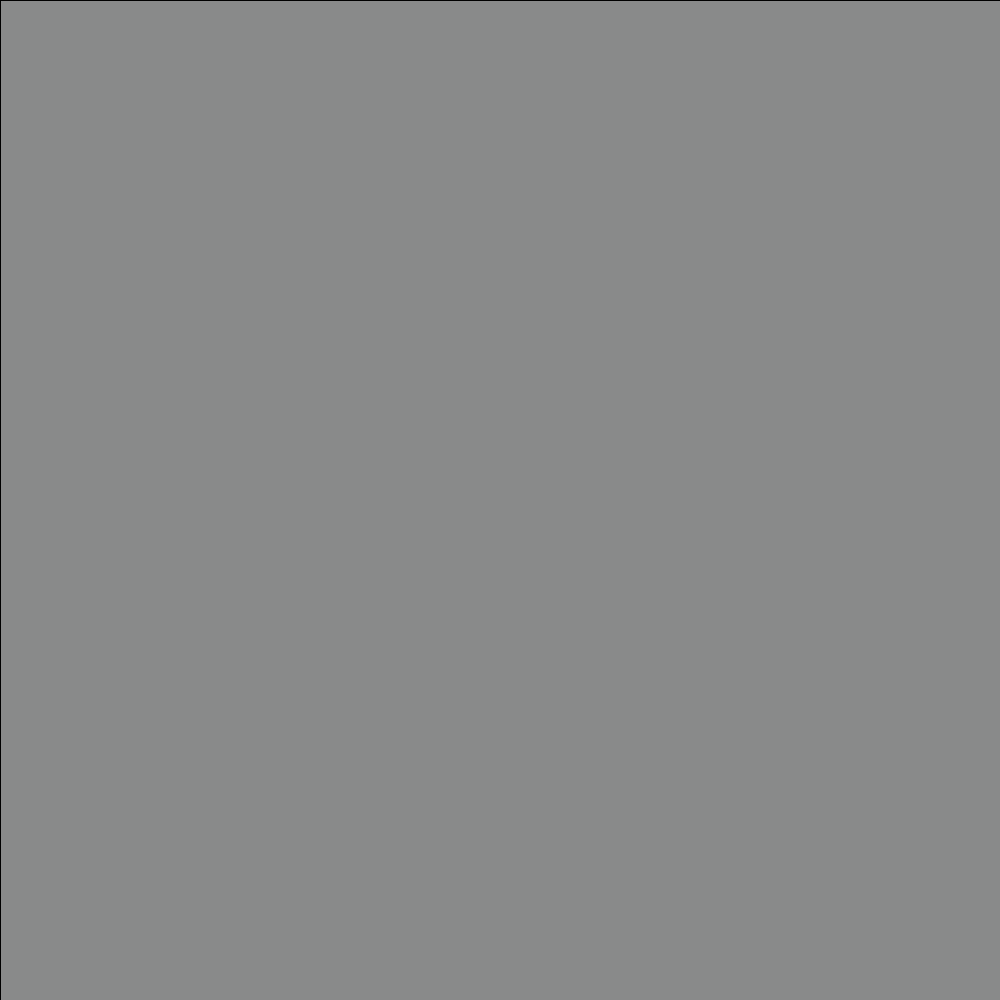
Frame 1 (no input)
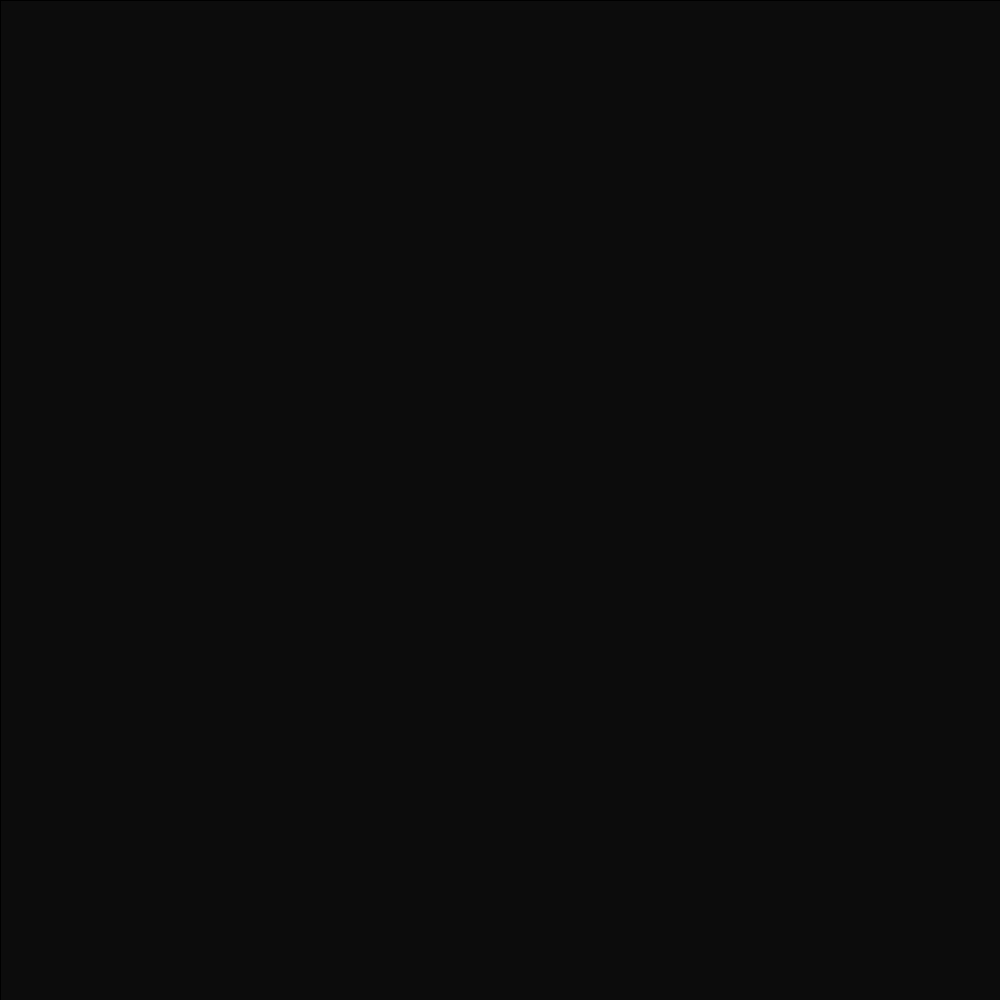
Frame 60 (the mouse pressed at the canvas centre just before this capture)
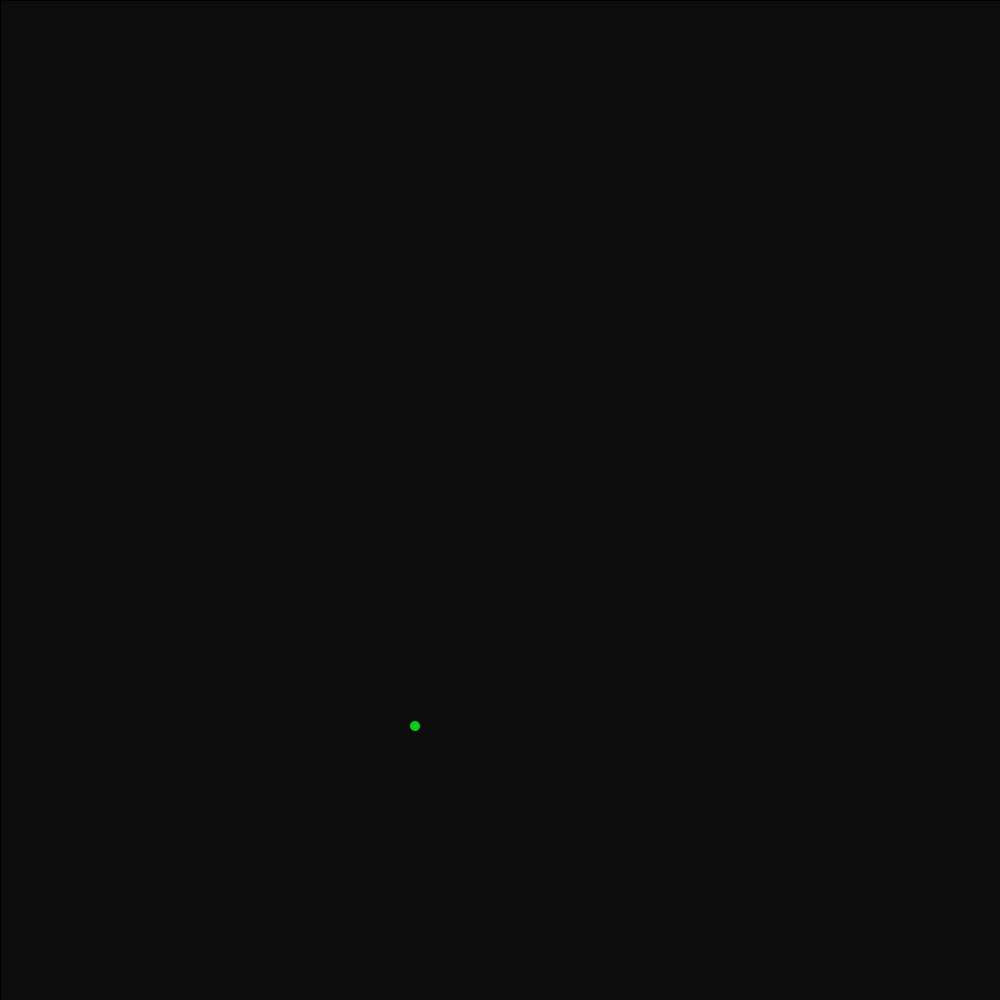
Frame 120 (the mouse held since frame 60 and released just before this capture)

The Processing sketch that drew these frames (run headless with seeded random() and noise(); from frame 60 on, the mouse is pressed at the canvas centre):

// Processing sketch: magic_worms
// ── magic_worms.pde
int d = 0;
void setup(){
size (1000, 1000);
background(#8F9090);
}
void draw(){
 makeMagical();
 for(int i = 0; i < 300; i++){

   float x = (int)random(100000);
   float y = (int)random(100000);
    fill(#00FF1F);
    noStroke();
   ellipse(y, x, 10, 10);
   d = d + 2;
 }
 

}
    float frequency = .001;
    float noiseInterval = PI;

    void makeMagical() {
        fill( 0, 0, 0, 10 );
        rect(0, 0, width, height);
        noStroke();
    }

    float getWormX(int i) {
        return map(noise(i*noiseInterval + frameCount * frequency), 0, 1, 0, width);
    }

    float getWormY(int i) {
        return map(noise(i*noiseInterval+1 + frameCount * frequency), 0, 1, 0, height);
    }
